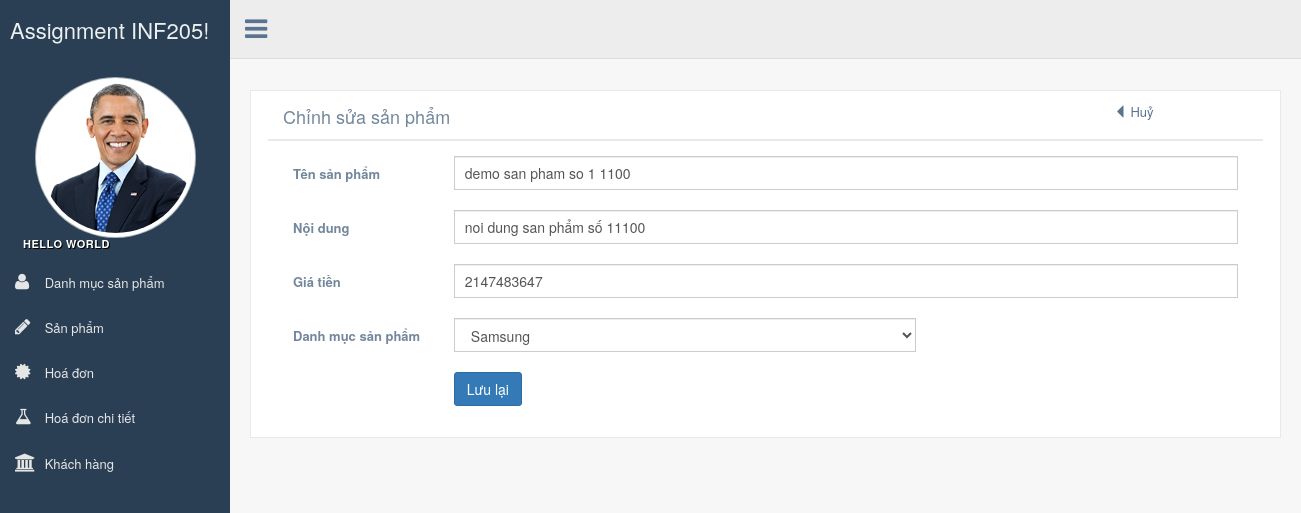
Screenshot of /product/editproduct.php?id=3 with the database file from the repository.
### tables this page shows
CREATE TABLE `products` (
  `id` int(11) NOT NULL COMMENT 'trường id',
  `name` varchar(255) DEFAULT NULL,
  `content` text,
  `price` int(11) DEFAULT NULL,
  `catproducts_id` int(11) DEFAULT NULL
);

CREATE TABLE `catproducts` (
  `id` int(11) NOT NULL,
  `name` varchar(255) DEFAULT NULL,
  `content` text,
  `images` varchar(255) DEFAULT NULL
);

### product/editproduct.php (the view, shortened to what this page needs)
<!DOCTYPE html>
<html lang="vi">
<head>
  <link href="../css/bootstrap.min.css" rel="stylesheet">
  <link href="../fonts/css/font-awesome.min.css" rel="stylesheet">
  <link href="../css/animate.min.css" rel="stylesheet">
  <link href="../css/custom.css" rel="stylesheet">
</head>
<body class="nav-md">
  <div class="container body">
    <div class="main_container">
      <div class="col-md-3 left_col">
        <div class="left_col scroll-view">
          <div class="navbar nav_title" style="border: 0;">
            <a href="index.html" class="site_title"><span>Assignment INF205!</span></a>
          </div>
          <div class="profile">
            <div class="profile_pic">
              <img src="../images/logo.png" alt="..." class="img-circle profile_img">
            </div>
          </div>
          <br />
          <div id="sidebar-menu" class="main_menu_side hidden-print main_menu">
            <div class="menu_section">
              <h3> Hello world</h3>
              <ul class="nav side-menu">
                <li><a href="../catproduct/catproduct.php"><i class="fa fa-user"></i> Danh mục sản phẩm </a></li>
                <li  class="active"><a href="../product/product.php"><i class="fa fa-pencil"></i> Sản phẩm </a></li>
                <li><a href="../order/order.php"><i class="fa fa-certificate"></i> Hoá đơn </a></li>
                <li><a href="../order_detail/order_detail.php"><i class="fa fa-flask"></i> Hoá đơn chi tiết </a></li>
                <li><a href="../custommer/custommer.php"><i class="fa fa-university"></i> Khách hàng </a></li>
              </ul>
            </div>
          </div>
        </div>
      </div>
      <div class="top_nav">
        <div class="nav_menu">
          <nav class="" role="navigation">
            <div class="nav toggle">
              <a id="menu_toggle"><i class="fa fa-bars"></i></a>
            </div>
          </nav>
        </div>
      </div>
      <div class="right_col" role="main">
        <div class="">
          <div class="page-title">
            <div class="title_right">
              <div class="col-md-5 col-sm-5 col-xs-12 form-group pull-right top_search">
              </div>
            </div>
          </div>
          <div class="clearfix"></div>
          <div class="row">
            <div class="col-md-12 col-sm-12 col-xs-12">
                <div class="x_panel">
                    <div class="x_title col-md-12 col-xs-12 col-md-12">
                        <div class="col-md-10">
                            <h2>Chỉnh sửa sản phẩm</h2>
                            <div class="clearfix"></div>
                        </div>
                        <div class="col-md-2">
                            <div class="col-md-6">
                                <a href="product.php"><i class="glyphicon glyphicon-triangle-left"></i> Huỷ</a>
                            </div>
                        </div>
                    </div>
                    <div class="x_content">
                    <?php
                    include_once('../ketnoi.php');
                    if (isset($_GET['id'])){
                    $ma=$_GET['id'];
                    $sql="select * from products where id='$ma'";
                    $result=$db->query($sql);
                    foreach($result as $row){
                     $name=$row['name'];
                     $content=$row['content'];
                     $price=$row['price'];
                     $idcatpro=$row['catproducts_id'];
                     }
                    ?>
                      <form action="reeditproduct.php" method="post">
                        <div class="form-group col-md-12" style="margin-bottom: 20px;">
                          <label for="idtitle" class="control-label col-md-2 col-sm-2 col-xs-12" style="padding-top: 8px;">Tên sản phẩm</label>
                          <div class="col-md-10 col-sm-10 col-xs-10">
                              <div class="input text">
                                <input name="txtname" class="form-control col-md-7 col-xs-12" type="text" id="" value="<?php echo $name; ?>">
                              </div>
                          </div>
                        </div>
                        <div class="form-group col-md-12" style="margin-bottom: 20px;">
                          <label for="idtitle" class="control-label col-md-2 col-sm-2 col-xs-12" style="padding-top: 8px;">Nội dung</label>
                          <div class="col-md-10 col-sm-10 col-xs-10">
                              <div class="input text">
                                <input name="txtcontent" class="form-control col-md-7 col-xs-12" type="text" id="" value="<?php echo $content; ?>">
                              </div>
                          </div>
                        </div>
                        <div class="form-group col-md-12" style="margin-bottom: 20px;">
                          <label for="idtitle" class="control-label col-md-2 col-sm-2 col-xs-12" style="padding-top: 8px;">Giá tiền</label>
                          <div class="col-md-10 col-sm-10 col-xs-10">
                              <div class="input text">
                                <input name="txtprice" class="form-control col-md-7 col-xs-12" type="number" id="" value="<?php echo $price; ?>">
                              </div>
                          </div>
                        </div>
                        <?php
                        $dsn="mysql:host=localhost;dbname=inf205";
                        $username="root";
                        $password="";
                        $db=new PDO($dsn,$username,$password);
                        $sql="select * from catproducts";
                        $listcat=$db->query($sql);
                        ?>
                        <div class="form-group col-md-12" style="margin-bottom: 20px;">
                          <label for="idtitle" class="control-label col-md-2 col-sm-2 col-xs-12" style="padding-top: 8px;">Danh mục sản phẩm</label>
                          <div class="col-md-6 col-sm-6 col-xs-10">
                              <div class="input text">
                                <select name="catproid" id="" class="form-control">
                                <?php foreach($listcat as $listcat){ ?>
                                  <option value="<?php echo $listcat['id'] ;?>" <?php if($idcatpro == $listcat['id']){echo 'selected="selected"';} ?>><?php echo $listcat['name'] ;?></option>
                                <?php } ?>
                                </select>
                              </div>
                          </div>
                        </div>
                        <div class="form-group col-md-12">
                          <div class="col-md-12 col-sm-12 col-xs-12 col-md-offset-2">
                            <input type="submit" name="btnedit" class="btn btn-primary" value="Lưu lại">
                          </div>
                        </div>
                      </form>
                      <?php } ?>
                    </div>
                </div>
            </div>
          </div>
        </div>
      </div>
    </div>
  </div>
</body>
</html>

### rows the page displays
products: txtname "demo san pham so 1 1100", txtcontent "noi dung san phẩm số 11100", txtprice "2147483647", catproid "Samsung"
